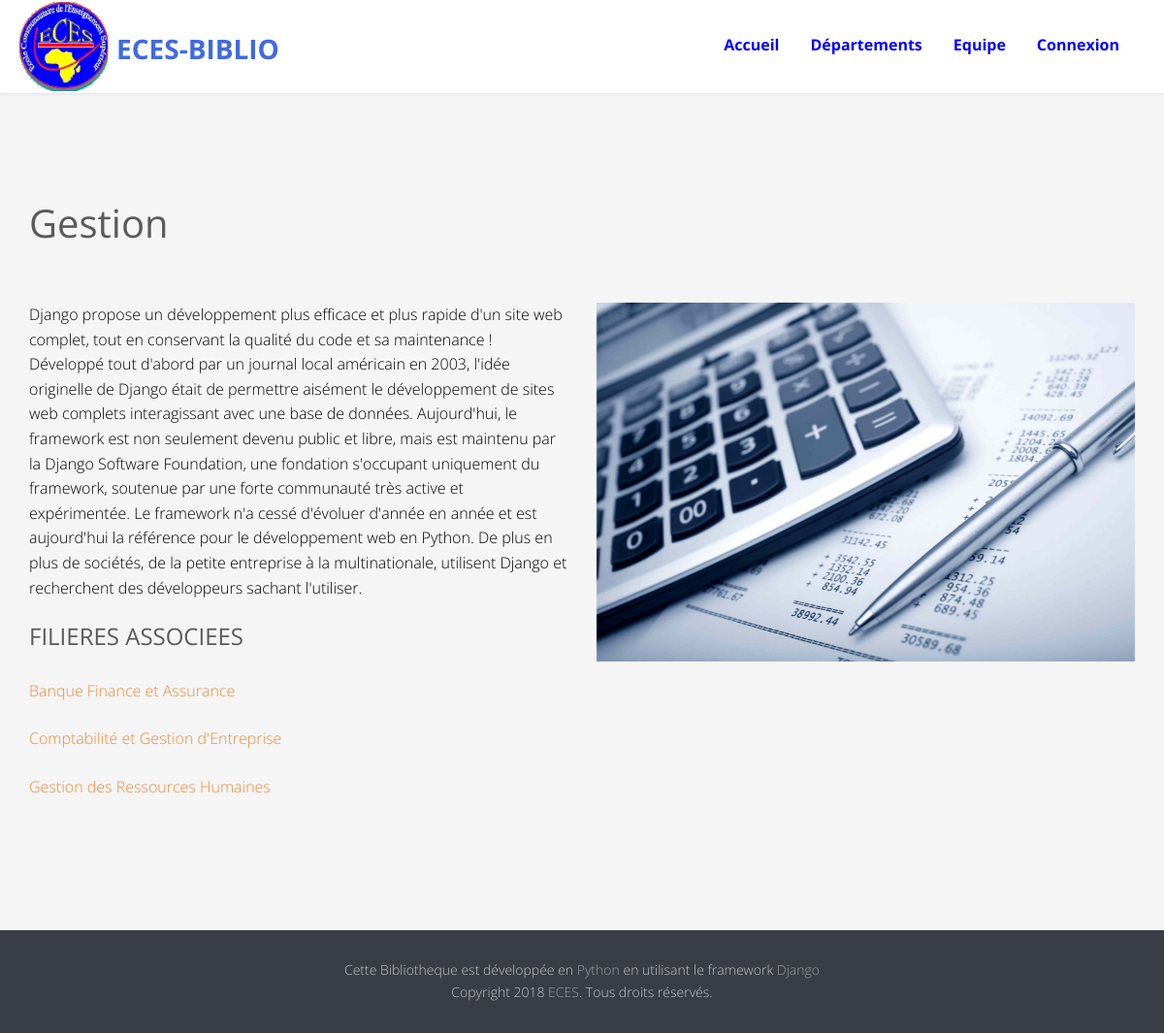
/departement/1/, run on the app's committed database.
### eces/models.py (models this page shows, shortened)
class Departement(models.Model):
  image=models.FileField(upload_to="Repertoire_Images", default='Repertoire_Images/depdefault1.jpeg')
  libelle=models.CharField(max_length=255, unique=True ,help_text='veuillez indiquer un departement')
  description=models.TextField()
  class Meta:
    ordering =('libelle',)

class Filiere(models.Model):
  image=models.FileField(upload_to="Repertoire_Images", default='Repertoire_Images/filieredefaut1.jpg')
  libelle=models.CharField(max_length=255, unique=True ,help_text='veuillez indiquer une filiere')
  description=models.TextField()
  departement=models.ForeignKey(Departement, on_delete=models.CASCADE)
  class Meta:
    ordering =('libelle',)

### eces/views.py (the view)
# urls.py: path('departement/<int:pk>/', views.DepartementDetailView.as_view(), name='departement_detail'),
class DepartementDetailView(DetailView):
	template_name='departement_detail.html'
	model=models.Departement

### templates/departement_detail.html (shortened to what this page needs)
{% extends 'index.html' %}
{%  block header %}
{{ block.super }}
{%  endblock header%}
 {% block departement %}
 <div id="fh5co-tours" class="fh5co-section-gray">
    <div class="container">
        <div class="row">
            <div class="col-md-12 animate-box">
                 <h2 class="heading-title">{{ departement.libelle }}</h2>
            </div>
			<div class="col-md-6 animate-box">
				<p style="color: black">{{ departement.description }}</p>
				<div class="blog-text">
			<div class="prod-title">
				<h3>FILIERES ASSOCIEES</h3>
					{% for filiere in departement.filiere_set.all %}
						<p><a href="{% url 'filiere_detail'  filiere.pk %}">{{ filiere.libelle }}</a></p>
					{% empty %}
						<p>La liste est vide</p>
					{% endfor %}
		    </div>
		</div>
			</div>
			<div class="col-md-6 animate-box">
				<img class="img-responsive" src="{{departement.image.url}}" alt="travel">
			</div>
		</div>
     </div>
</div>
 {% endblock departement %}

### eces/static/eces/css/style.css (style rules this page uses)
body { font-family: "Open Sans", Arial, sans-serif; line-height: 1.6; font-size: 16px; background: #fff; color: #848484; font-weight: 300; overflow-x: hidden; }
a { color: #F78536; -webkit-transition: 0.5s, ease; -o-transition: 0.5s, ease; transition: 0.5s, ease; }
p, ul, ol { margin-bottom: 1.5em; font-size: 16px; color: #848484; font-family: "Open Sans", Arial, sans-serif; }
h1, h2, h3, h4, h5, h6 { color: #5a5a5a; font-family: "Open Sans", Arial, sans-serif; font-weight: 400; margin: 0 0 30px 0; }
#fh5co-work-section, #fh5co-car, #fh5co-blog-section, #fh5co-features, #fh5co-tours, #fh5co-testimonial, .fh5co-content-section { padding: 7em 0; }
.fh5co-section-gray { background: rgba(0, 0, 0, 0.04); }
.heading-title { font-size: 40px; margin-bottom: 1.5em; }
.js .animate-box { opacity: 0; }

### data on the page
Departement: libelle "Gestion", description "Django propose un développement plus efficace et plus rapide d'un site web complet, tout en conservant la qualité du code et sa maintenance ! Développé tout d'abord par un journal local américain en 2003, l'idée originelle de Django était de permettre aisément le développement de sites web complets interagissant avec une base de données. Aujourd'hui, le framework est non seulement devenu public et libre, mais est maintenu par la Django Software Foundation, une fondation s'occupant uniquement du framework, soutenue par une forte communauté très active et expérimentée. Le framework n'a cessé d'évoluer d'année en année et est aujourd'hui la référence pour le développement web en Python. De…", image (picture)
Filiere: libelle "Banque Finance et Assurance"
Filiere: libelle "Comptabilité et Gestion d'Entreprise"
Filiere: libelle "Gestion des Ressources Humaines"
